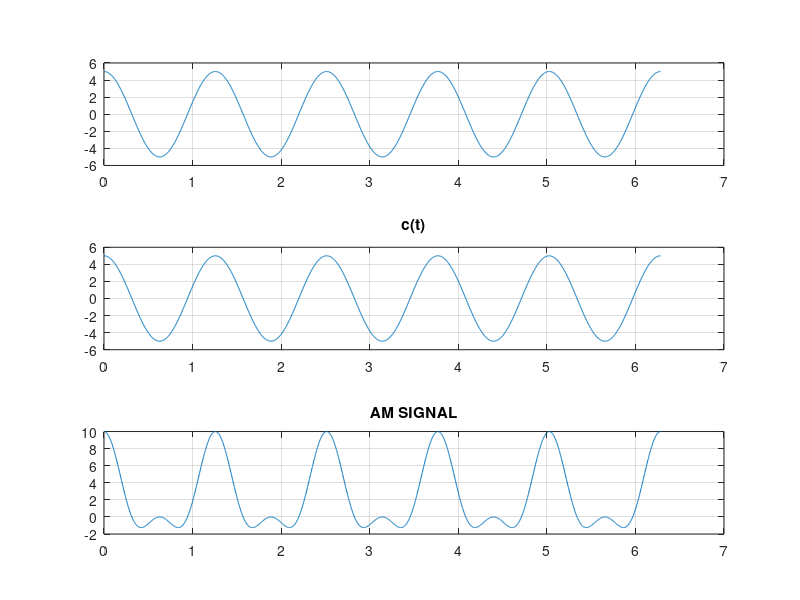
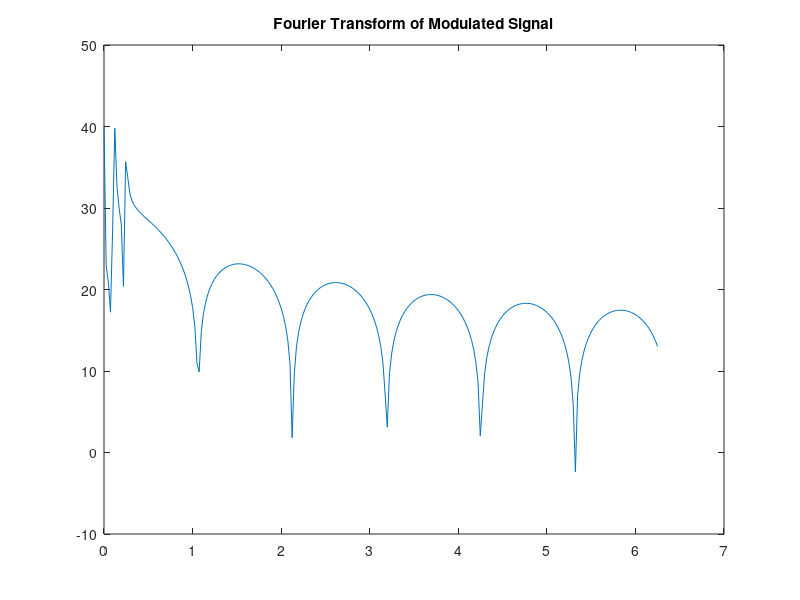

Recreate these plots in MATLAB, in order.
clc;
am = input('am =');
fm = input('fm =');
ac= input('ac=');
fc= input('fc=');
m = am/ac;
t= 0 :pi/1000:2*pi;


subplot (3,1,1)
plot(t,am.*cos(fm*t));
grid on;


subplot(3,1,2);
xlabel('time');
plot(t, ac.*cos(fc*t));
title('c(t)');
grid on;


subplot(3,1,3) ;
xlabel('time');
x = ac*(1+m.*cos(fm*t)).*cos(fc*t);
plot(t, x);
title('AM SIGNAL');
grid on

L=length(x)
Fs=10*fc;
NFFT = 2^nextpow2(L);
pxx = fft(x,NFFT);
f = Fs/2*linspace(0,1,NFFT/2+1);
spec=2*abs(pxx(1:NFFT/8+1));
figure();
plot(f(1:NFFT/8+1),pow2db(spec));
title('Fourier Transform of Modulated Signal');

%power calculation

fprintf('m= %d\n', m);
ma=m*m;
fprintf('m^2= %d\n',m*m);
sbp= (ac*ac*ma)/8;
dsb= sbp*2;
fprintf('sideband power of a single band = %d Watt and that of double side band is %d \n', sbp, dsb)
pc= (ac*ac)/2;
fprintf('carrier power =%d watt \n', pc);
am_power= pc*(1+ma/2);
fprintf('am_power= %d watt\n', am_power);
p_carrier=max(abs(pc))
p_carrier_dB=pow2db(pc)
p_sideband=max(abs(sbp))
p_sideband_dB=pow2db(sbp)
